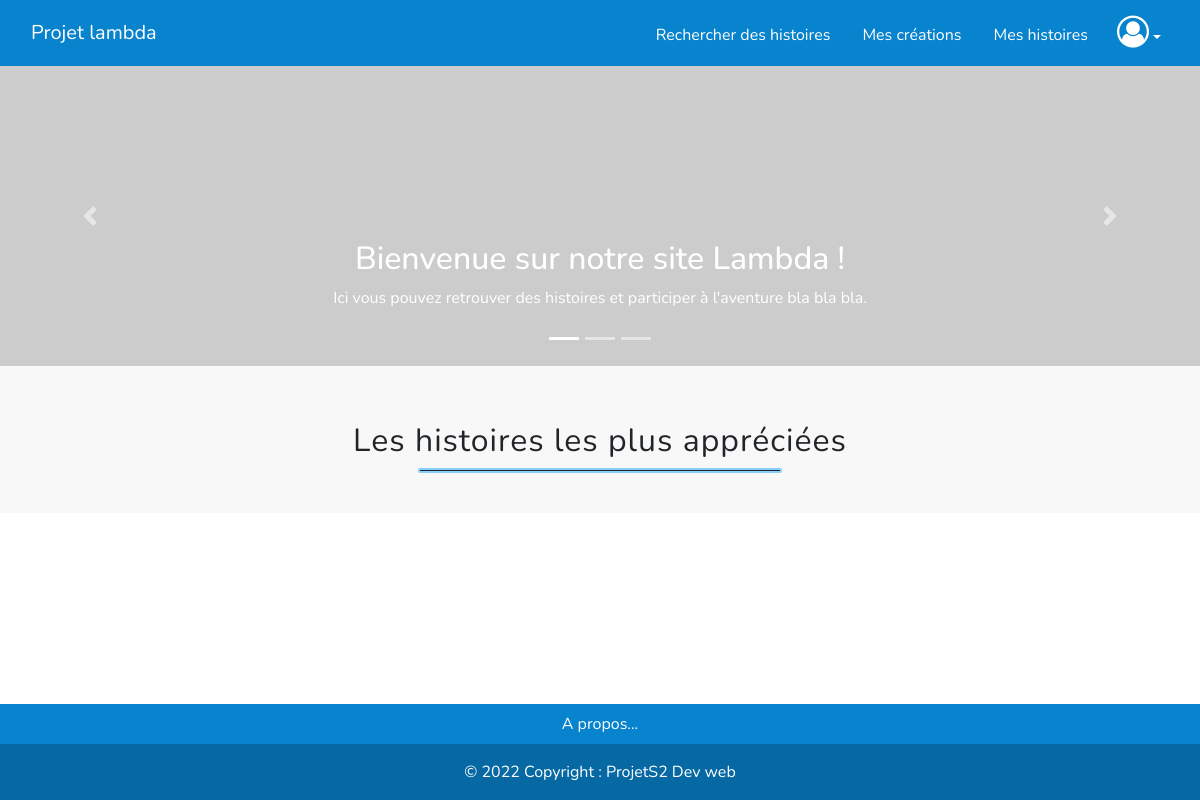
Before: / with the older database file.
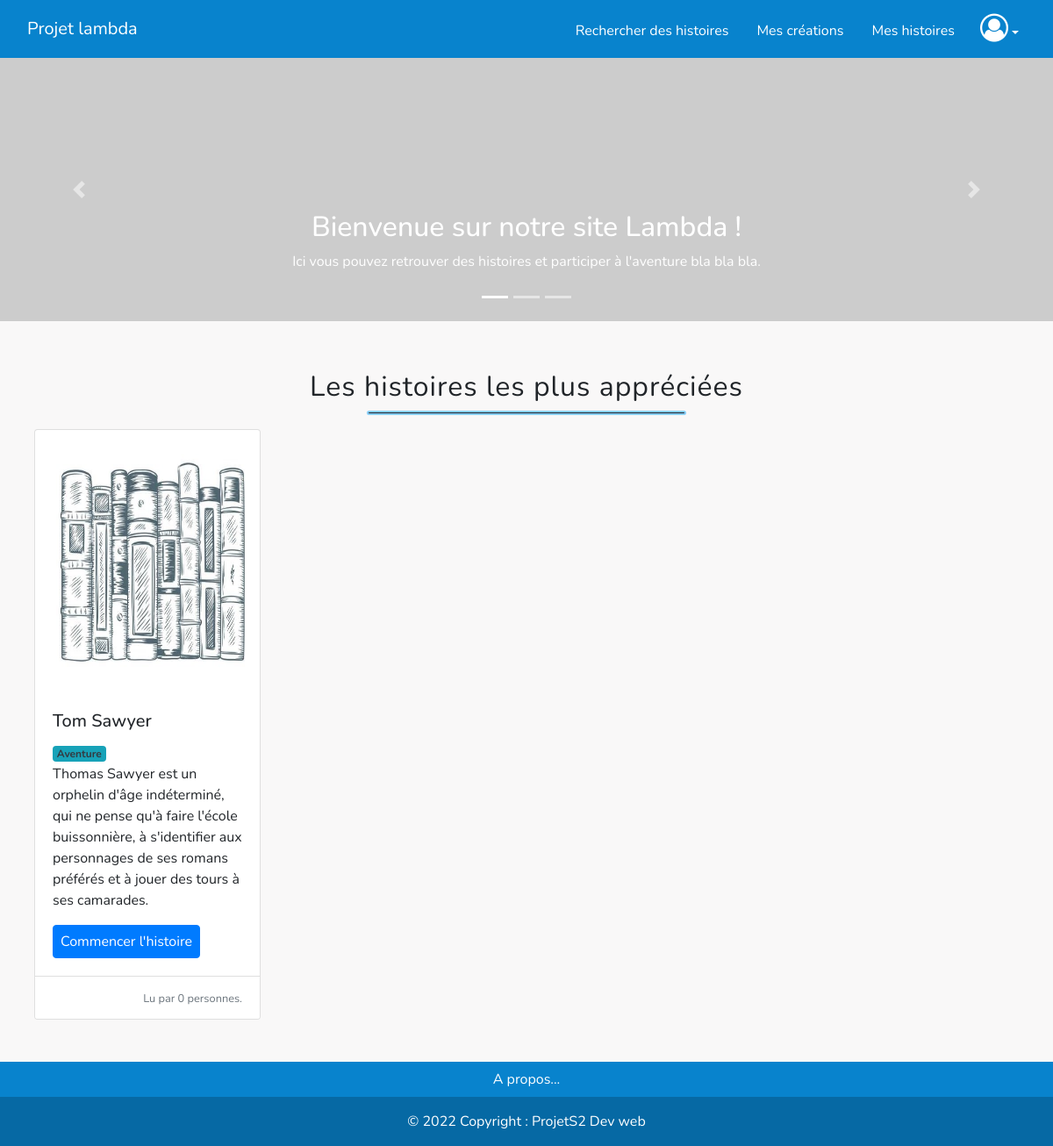
After: the same page with the newer database file.
### tables this page shows
CREATE TABLE IF NOT EXISTS `cover` (
  `id_book` int(5) NOT NULL AUTO_INCREMENT,
  `title` varchar(255) NOT NULL,
  `summary` text NOT NULL,
  `genre` varchar(255) NOT NULL,
  `writer` int(10) NOT NULL,
  `date` date NOT NULL,
  `nb_lives` int(10) NOT NULL,
  `nb_stories_max` int(10) NOT NULL,
  `nb_win` int(10) NOT NULL,
  `nb_reading` int(10) NOT NULL DEFAULT '0',
  `image` varchar(255) DEFAULT NULL,
  `status` int(10) NOT NULL DEFAULT '0',
  PRIMARY KEY (`id_book`)
);

### Controller/controller.php (called while the page is built, shortened)
<?php
require_once('Model/bookModel.php');
function homeBooks()
{
    $books = getBestBooks();
    require('view/home.php');
}

### Model/bookModel.php (called while the page is built, shortened)
<?php
function getBestBooks()
{
    $bdd = connectDb();
    $books = $bdd->query('SELECT * FROM cover ORDER BY nb_win DESC LIMIT 4');
    return $books;
}

### view/home.php (the view, shortened to what this page needs)
    <div>
        <div id="carouselExampleIndicators" class="carousel slide" data-ride="carousel">
            <ol class="carousel-indicators">
                <li data-target="#carouselExampleIndicators" data-slide-to="0" class="active"></li>
                <li data-target="#carouselExampleIndicators" data-slide-to="1"></li>
                <li data-target="#carouselExampleIndicators" data-slide-to="2"></li>
            </ol>
            <div class="carousel-inner">
                <div class="carousel-item active">
                    <img class="d-block w-100" src="https://placeimg.com/1080/500/animals" alt="First slide">
                    <div class="carousel-caption d-none d-md-block">
                        <h2>Bienvenue sur notre site Lambda ! </h2>
                        <p>Ici vous pouvez retrouver des histoires et participer à l'aventure bla bla bla.</p>
                    </div>
                </div>
            </div>
            <a class="carousel-control-prev" href="#carouselExampleIndicators" role="button" data-slide="prev">
                <span class="carousel-control-prev-icon" aria-hidden="true"></span>
            </a>
            <a class="carousel-control-next" href="#carouselExampleIndicators" role="button" data-slide="next">
                <span class="carousel-control-next-icon" aria-hidden="true"></span>
            </a>
        </div>
    </div>
    <div class="bg-gray-100 py-5">
        <h2 class="h2_title my-2">Les histoires les plus appréciées</h2>
        <hr class="hr_content mb-3"/>
        <div class="row row-cols-1 row-cols-md-4 g-4 mx-4">
            <?php foreach ($books as $book) { ?>
                <div class="col-xl-3 col-md-6 col-sm-6">
                    <div class="card h-100">
                        <img width="200px" height="auto" src="public/images/book_1.jpg" class="card-img-top p-3"
                             alt="book_img">
                        <div class="card-body">
                            <h5 class="card-title"><?= $book['title'] ?></h5>
                            <span class="badge bg-info text-dark"><?= $book['genre'] ?></span>
                            <p class="card-text"><?= $book['summary'] ?></p>
                            <a href="index.php?action=lire-histoire&id=1" class="btn btn-primary px-2">Commencer
                                l'histoire</a>
                        </div>
                        <div class="card-footer bg-white text-end">
                            <small class="text-muted">Lu par <?= $book['nb_reading'] ?> personnes.</small>
                        </div>
                    </div>
                </div>
            <?php } ?>
        </div>
    </div>
<?php $content = ob_get_clean();
require('base.php'); ?>

### index.php
<?php
require('Controller/controller.php');
if (isset($_GET['action'])) {
    if ($_GET['action'] == 'accueil') {
        homeBooks();
    } else if ($_GET['action'] == 'creer-compte') {
        createUser();
    } else if ($_GET['action'] == 'rechercher') {
        search();
    } else if ($_GET['action'] == 'connexion') {
        connectUser();
    } else if ($_GET['action'] == 'mon-compte') {
        indexUser();
    } else if ($_GET['action'] == 'deconnexion') {
        logoutUser();
    }else if ($_GET['action'] == 'lire-histoire') {
        if (isset($_GET['id'])) {
            $idBook = intval($_GET['id']);
            if ($idBook != 0) {
                readStory($idBook);
            }
        }
    }else if ($_GET['action'] == 'mes-creations'){
        creations();
    }else if ($_GET['action'] == 'info-histoire'){
        story_stat();
    }
} else {
    homeBooks();
}

### view/base.php (shortened to what this page needs)
<!doctype html>
<html lang="fr">
<head>
    <link href="https://cdn.jsdelivr.net/npm/bootstrap@5.1.3/dist/css/bootstrap.min.css" rel="stylesheet"
>
    <link rel="stylesheet" href="https://maxcdn.bootstrapcdn.com/bootstrap/4.0.0/css/bootstrap.min.css"
>
    <link rel="stylesheet" href="https://cdn.jsdelivr.net/npm/bootstrap-icons@1.5.0/font/bootstrap-icons.css">
    <link href="public/css/style.css" rel="stylesheet">
    <link rel="stylesheet" href="public/css/font-awesome-4.7.0/css/font-awesome.min.css">
</head>
<body class="d-flex flex-column min-vh-100">
<?php require("_navbar.php"); ?>
<?= $content ?>
<?php require("_footer.php"); ?>
</body>
</html>

### view/_navbar.php (shortened to what this page needs)
<nav class="bg_navbar navbar navbar-expand-lg navbar-dark">
    <div class="container-fluid ">
        <a class="navbar-brand" href="index.php">Projet lambda</a>
        <div class="collapse navbar-collapse justify-content-end" id="navbarSupportedContent">
            <ul class="navbar-nav">
                <li class="nav-item px-2 pt-1">
                    <a class="nav-link text-white" href="index.php?action=rechercher">Rechercher des histoires</a>
                </li>
                <li class="nav-item px-2 pt-1">
                    <a class="nav-link text-white" href="index.php?action=mes-creations">Mes créations</a>
                </li>
                <li class="nav-item px-2 pt-1">
                    <a class="nav-link text-white" href="#">Mes histoires</a>
                </li>
            </ul>
            <ul class="navbar-nav" style="margin-left: 5px;">
                <li class="nav-item dropdown">
                    <a href="#" class="nav-link dropdown-toggle text-white" data-bs-toggle="dropdown"><i
                                class="fa fa-user-circle-o fa-2x" aria-hidden="true"></i></a>
                </li>
            </ul>
        </div>
    </div>
</nav>

### view/_footer.php
<footer class="bg_footer text-center text-white mt-auto">
    <div class="container">
        <div class="m-2">
            <a class="text-white decoration text-decoration-none" href="#">A propos...</a>
        </div>
    </div>
    <div class="text-center p-3" style="background-color: rgba(0, 0, 0, 0.2);">
        © 2022 Copyright :
        <a class="text-white decoration text-decoration-none" href="index.php">ProjetS2 Dev web</a>
    </div>
</footer>

### public/css/style.css (style rules this page uses)
body { font-family: "Nunito", sans-serif !important; }
.h2_title { text-align: center; font-weight: normal; letter-spacing: 1px; }
.hr_content { width: 30%; margin: auto; border: 2px solid lightskyblue; border-radius: 5px; opacity: initial; }
.bg-gray-100 { background-color: #f9f8f8; }
.bg_navbar { background-color: #0883cd; }
.bg_footer { background-color: #0883cd; }
.carousel-inner, img { width: 100%; height: 300px; }

Changed rows visible on the page:
added cover: title "Tom Sawyer", genre "Aventure", summary "Thomas Sawyer est un orphelin d'âge indéterminé, qui ne pense qu'à faire l'école buissonnière, à s'identifier aux personnages de ses romans préférés et à jouer des tours à ses camarades.", nb_reading "0"
